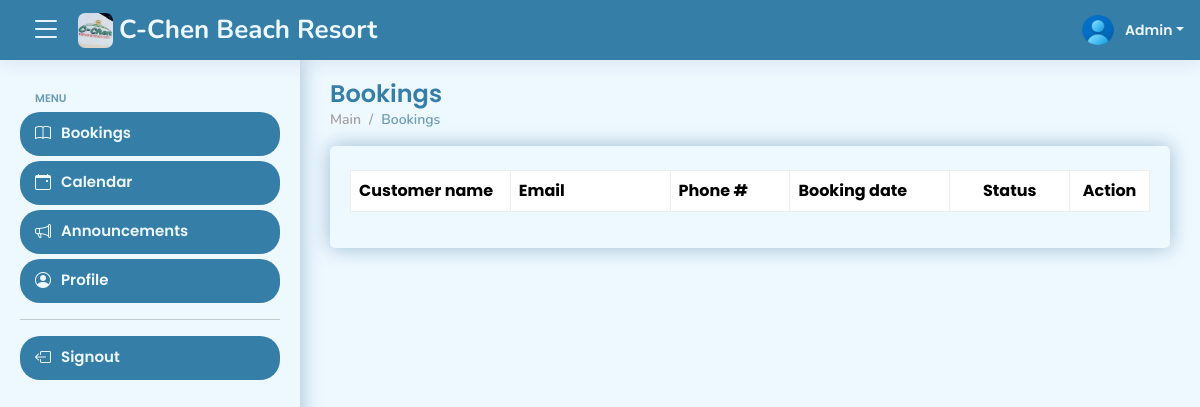
Page /views/admin/bookings.php (signed in) on the earlier database version.
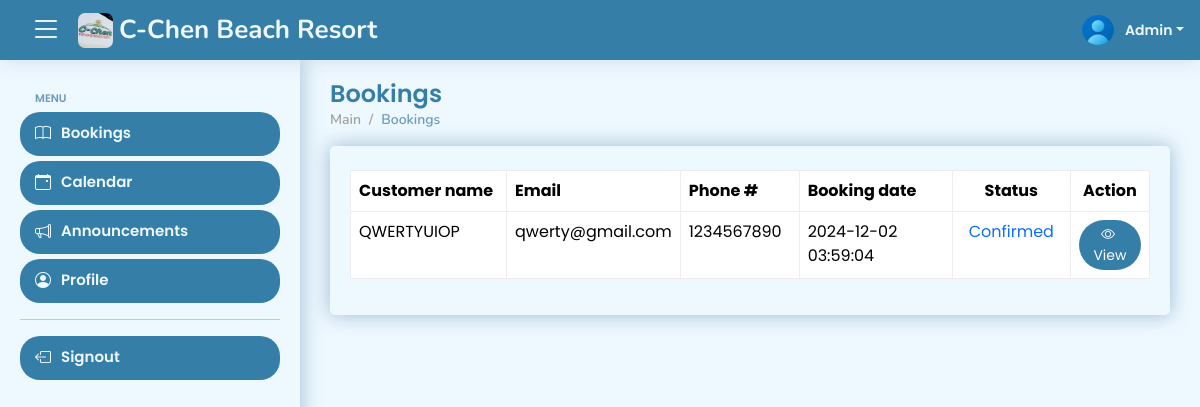
Same page on the later database version.
### tables this page shows
CREATE TABLE IF NOT EXISTS `tbl_bookings` (
  `booking_id` int NOT NULL AUTO_INCREMENT,
  `reference_number` varchar(50) NOT NULL,
  `fullname` varchar(50) NOT NULL,
  `email` varchar(50) NOT NULL,
  `phone_number` varchar(50) NOT NULL,
  `date_check_in` date NOT NULL,
  `date_check_out` date NOT NULL,
  `message` text NOT NULL,
  `mode_of_payment_id` int NOT NULL,
  `evidence` varchar(255) NOT NULL,
  `booking_status_id` int NOT NULL,
  `created_at` timestamp NOT NULL,
  PRIMARY KEY (`booking_id`)
);

### views/admin/bookings.php (the view, shortened to what the changed rows need)
<?php
if (isset($_SESSION['id'])) {
?>
    <!DOCTYPE html>
    <html lang="en">
    <head>
        <?php include 'includes/head.php' ?>
    </head>
    <body>
        <?php include 'includes/header.php' ?>
        <main id="main" class="main">
            <div class="pagetitle">
                <h1>Bookings</h1>
            </div>
            <section class="section dashboard mb-5">
                <div class="row">
                    <div class="col-lg-12">
                        <div class="card">
                            <div class="card-body">
                                <div class="table-responsive mt-4">
                                    <table class="table" id="paginateAllOrders">
                                        <col width="20%">
                                        <col width="20%">
                                        <col width="15%">
                                        <col width="20%">
                                        <col width="15%">
                                        <col width="10%">
                                        <thead>
                                            <tr>
                                                <th>Customer name</th>
                                                <th>Email</th>
                                                <th>Phone #</th>
                                                <th>Booking date</th>
                                                <th class="text-center">Status</th>
                                                <th class="text-center">Action</th>
                                            </tr>
                                        </thead>
                                        <tbody>
                                            <?php
                                            $stmt = $conn->prepare(' SELECT
                                            tbl_bookings.booking_id,
                                            tbl_bookings.reference_number,
                                            tbl_bookings.fullname,
                                            tbl_bookings.email,
                                            tbl_bookings.phone_number,
                                            tbl_bookings.date_check_in,
                                            tbl_bookings.date_check_out,
                                            tbl_bookings.message,
                                            tbl_mode_of_payment.mode_of_payment,
                                            tbl_bookings.evidence,
                                            tbl_bookings.booking_status_id,
                                            tbl_bookings.created_at
                                            FROM tbl_bookings
                                            INNER JOIN tbl_mode_of_payment ON tbl_bookings.mode_of_payment_id = tbl_mode_of_payment.mode_of_payment_id
                                            ORDER BY tbl_bookings.created_at ASC');
                                            $stmt->execute();
                                            $result = $stmt->get_result();
                                            while ($row = $result->fetch_assoc()) {
                                                $booking_id = $row['booking_id'];
                                                $fullname = $row['fullname'];
                                                $email = $row['email'];
                                                $phone_number = $row['phone_number'];
                                                $booking_status_id = $row['booking_status_id'];
                                                $created_at = $row['created_at'];
                                                if ($booking_status_id == 1) {
                                                    $status = "Pending";
                                                    $style = "class='text-danger'";
                                                    $visibility = "flex;";
                                                } else if ($booking_status_id == 2) {
                                                    $status = "Confirmed";
                                                    $style = "class='text-primary'";
                                                } else {
                                                    $status = "Decline";
                                                    $style = "class='text-warning'";
                                                }
                                                echo "
                                                <tr>
                                                    <td>$fullname</td>
                                                    <td>$email</td>
                                                    <td>$phone_number</td>
                                                    <td>$created_at</td>
                                                    <td class='text-center'><span $style>$status</span></td>
                                                    <td class='text-center'>
                                                        <button class='btn btn-sm btn-primary rounded-5' data-bs-toggle='modal' data-bs-target='#infoModal$booking_id'>
                                                            <i class='bi bi-eye'></i>&nbsp; <span class='to-hide'>View</span>
                                                        </button>
                                                    </td>
                                                </tr>
                                                ";
                                            ?>
                                            <?php
                                            }
                                            ?>
                                        </tbody>
                                    </table>
                                </div>
                            </div>
                        </div>
                    </div>
                </div>
            </section>
        </main>
    </body>
    </html>
<?php
} else {
    header('Location: ../../signout.php');
    exit();
}
?>

Differences in the rows shown:
added tbl_bookings: fullname "QWERTYUIOP", email "qwerty@gmail.com", phone_number "1234567890", created_at "2024-12-02 03:59:04", booking_status "Confirmed"
